Frame 1 (no input): blank canvas, image omitted
Frame 60 (the mouse pressed at the canvas centre just before this capture): blank canvas, image omitted
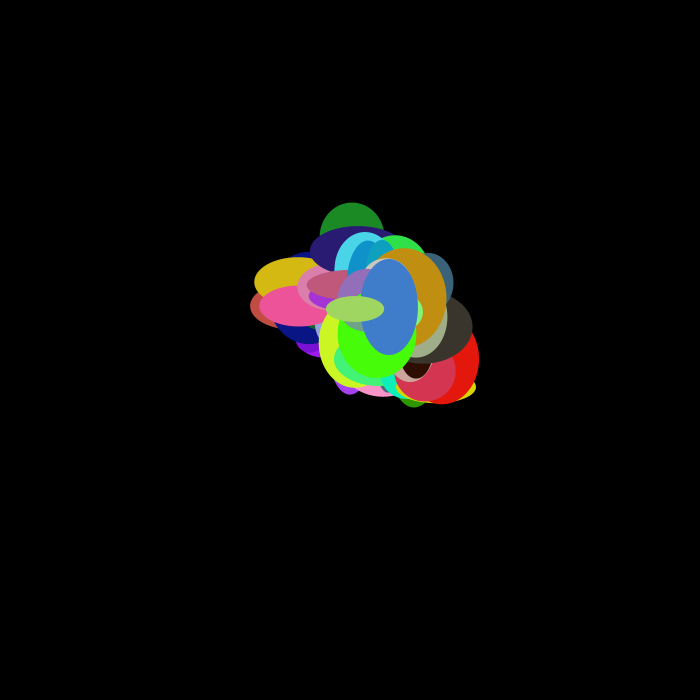
Frame 120 (the mouse held since frame 60 and released just before this capture)

The Processing sketch whose frames 1 and 60 were blank and that drew this single picture after the mouse press (run headless with seeded random() and noise(); from frame 60 on, the mouse is pressed at the canvas centre):

// Processing sketch: processing_73050
// ── processing_73050.pde

//Eugene Liang, Ticklish Penguin, CP1, Mods 16-17


void setup()
{
  size(700,700);
  background(0);
}

int x = 350;
int y = 350;
int r = 255;
int b = 255;
int g = 255;
void draw()
{
  if (mousePressed == true)
  {
  noStroke();
  fill(random(r),random(b),random(g));
  if (keyPressed == true && key == 'r')
  {
    r = 0;
  }
  if (keyPressed == true && key == 'b')
  {
    b = 0;
  }
  if (keyPressed == true && key == 'g')
  {
    g = 0;
  }
  if (keyPressed == true && key == '1')
  {
    r = 255;
    g = 255;
    b = 255;
  }
  if (keyPressed == true && key == '2')
  {
    x = 350;
    y = 350;
  }
  if (keyPressed == true && key == '3')
  {
    background(0);
    x = 350;
    y = 350;
    r = 255;
    g = 255;
    b = 255;
  }
  ellipse(x,y,random(25,100),random(25,100));
  x = x + int(random(-35,35));
  y = y + int(random(-35,35));
  }
}
